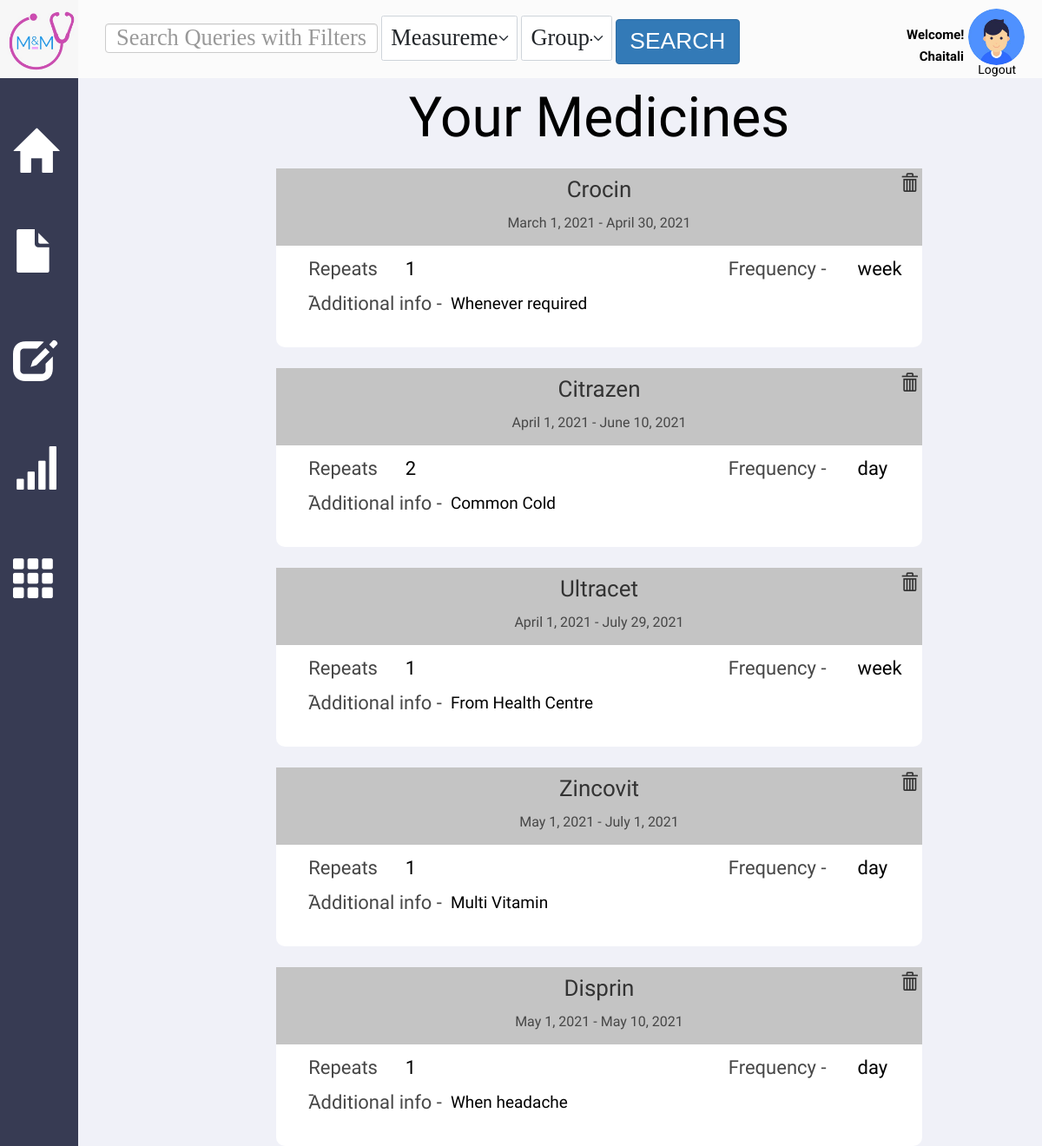
The app's page /medicine/view/ (signed in) with its own data.
### Medicine/models.py (models this page shows)
class Medicine(models.Model):
    user = models.ForeignKey(User, on_delete=models.CASCADE)
    name = models.CharField(max_length=100)
    start_date = models.DateField(blank=True)
    end_date = models.DateField(blank=True)
    TYPE_CHOICES = (
        ('day', 'Day'),
        ('week', 'Week'),
        ('month', 'Month'),
        ('hour', 'Hour'),
        ('year', 'Year'),
        ('other', 'Other'),
    )
    repeat_unit = models.CharField(max_length=100, choices=TYPE_CHOICES, default='day', blank=True)
    repeat_magnitude = models.IntegerField(blank=True)
    additional_info = models.CharField(max_length=1000, blank=True)
    record = models.ForeignKey(Record, on_delete=models.CASCADE, null=True)
    class Meta:
        ordering = ['start_date']

### Medicine/views.py (the view)
# urls.py: path('view/', views.view_medicines, name="view_medicines"),
def view_medicines(request):
    if request.user.is_authenticated:
        med = Medicine.objects.filter(user=request.user)
        context = {'medicine': med, 'heading': "Your Medicines"}
        return render(request, 'view_medicines.html', context)
    return redirect('/login')

### Medicine/templates/view_medicines.html (shortened to what this page needs)
{% extends 'base_page.html' %}
{% load static %}
{% block content %}
<div class="v553_86">
	<div class="v553_87" >
					{% for med in medicine %}
							<div class="v556_8">
								<div class="v580_0">
								</div>
								<span class="v579_86">
										{{med.name}}
										<a href="/medicine/delete/{{med.pk}}/" style="text-decoration: none; color: inherit;" onclick="return confirmation()">
											<span class="glyphicon glyphicon-trash" id="delete-icon"></span>
										</a>
									</span>
								<span class="v790">
										{{med.start_date}} - {{med.end_date}}
									</span>
									<span class="v579_87">Repeats -
									</span>
									<span class="v580_3">
										{{med.repeat_magnitude}}
									</span>
									<span class="v580_5">
										{{med.additional_info}}
									</span>
									<span class="v580_2">
										Additional info -
									</span>
									<span class="v580_1">
										Frequency -
									</span>
									<span class="v580_4">
										{{med.repeat_unit}}
									</span>
							</div>
						{% endfor %}
						</div>
						<span class="v556_31">
							{{ heading }}
						</span>
					</div>
{% endblock %}

### UserProfile/templates/base_page.html (shortened to what this page needs)
{% load static %}
<!DOCTYPE html>
<html>
    <head>
        <link href="{% static 'css/base_page.css' %}" rel="stylesheet" />
        <link href="{% static 'css/medicines_main.css' %}" rel="stylesheet" />
        <link href="{% static 'css/show_med.css' %}" rel="stylesheet"/>
        <link href="{% static 'css/dashboard1.css' %}" rel="stylesheet" />
        <link href="{% static 'css/allergy_form.css' %}" rel="stylesheet" />
        <link href="{% static 'css/allergy_main.css' %}" rel="stylesheet"/>
        <link href="{% static 'css/report_view.css' %}" rel="stylesheet" />
        <link href="{% static 'css/report_form.css' %}" rel="stylesheet" />
        <link href="{% static 'css/record_view.css' %}" rel="stylesheet" />
        <link href="{% static 'css/record_form.css' %}" rel="stylesheet" />
        <link href="{% static 'css/measurement.css' %}" rel="stylesheet" />
        <link href="{% static 'css/measurement_group_form.css' %}" rel="stylesheet" />
        <link href="{% static 'css/medicine_form.css' %}" rel="stylesheet" />
        <link href="{% static 'css/chart.css' %}" rel="stylesheet" />
        <link href="{% static 'css/blog.css' %}" rel="stylesheet" />
        <link rel="stylesheet" href="https://maxcdn.bootstrapcdn.com/bootstrap/3.3.7/css/bootstrap.min.css">
        <link href="{% static 'css/add_files.css' %}" rel="stylesheet" />
        <link href="{% static 'css/view_record.css' %}" rel="stylesheet" />
        <link href="{% static 'css/view_allergy.css' %}" rel="stylesheet" />
        <link href="{% static 'css/view_report.css' %}" rel="stylesheet" />
        <link href="https://cdn.jsdelivr.net/npm/bootstrap@5.0.0/dist/css/bootstrap.min.css" rel="stylesheet">
        <link rel="stylesheet" href="https://maxcdn.bootstrapcdn.com/bootstrap/3.3.7/css/bootstrap.min.css">
        <link rel="stylesheet" href="https://maxcdn.bootstrapcdn.com/bootstrap/3.4.0/css/bootstrap.min.css">
        <link rel="stylesheet" href="https://maxcdn.bootstrapcdn.com/bootstrap/3.4.0/css/bootstrap.min.css">
    </head>
    <body>
        <div class="v414_65">
            <div class= "upper_bar">
            <div class="search_form">
            <nav class="navbar navbar-expand-lg navbar-light bg-transparent" >
              <div class="container-fluid">
                  <div class="collapse navbar-collapse" id="navbarSupportedContent">
                  <form action="{% url 'search' %}" method="GET">
                    <input type="text" class="form-control" style="max-width: 30%; font-family: Georgia; font-size: 2vh;" name="search-query" id="search-query" placeholder="Search Queries with Filters">
                    <select class="form-select form-select-lg mb-3" style="font-family: Georgia; font-size: 2vh; max-width: 15%; display: inline;" id="search-for" onchange="setAttributesForModel()" name="search-for">
                        <option value="MeasurementGroup">MeasurementGroup</option>
                    </select>
                    <select class="form-select form-select-lg mb-3" style="font-family: Georgia; font-size: 2vh; max-width: 10%; display: inline;" id="search-by" name="search-by" onchange="setPlaceholders()">
                        <option class="attributes MeasurementGroup" value="Group-Name">Group-Name</option>
                    </select>
                    <button class="btn btn-primary" type="submit" onclick="btnclicked()" style="font-family: Helvetica; font-size: 2vh; max-width: 142.5px; display: inline;">Search</button>
                  </form>
                </div>
              </div>
            </nav>
        </div>
            </div>
            <div class="v414_66"></div>
                <a class="glyphicon glyphicon-home" href="/dashboard" id= "icon0" title="Dashboard"> </a>
                <a class="glyphicon glyphicon-file" href="/record/add" id= "icon1" title="Add Record"> </a>
                <a class="glyphicon glyphicon-edit" href="/report/add" id="icon2" title="Add Report"></a>
                <a class="glyphicon glyphicon-signal" href="/measure/add-measurement/" id="icon3" title="Add Measurements"></a>
                <a class="glyphicon glyphicon-th" href="/medicine/" id="icon4" title="Your Medicines"></a>
            <div class="v414_71">
                {% block content %}
                {% endblock content%}
            </div>
            <a class="v414_73" href="/dashboard"></a>
            </div>
            <div class="v414_88">
            </div>
                            <span class="v414_90">Welcome!</span>
                {% if user.is_authenticated %}
                <span class="name"> <span class="v414_89">{{user}}</span></span>
                    <span class="v277_74">
                    <a class="" style = " font-weight: Medium ; color: black; font-family: "Roboto" ; font-size: 14px" href="/logout">Logout</a>
                    </span>
                {% else %}
                    <span class="v277_74">
                    <a class="" style = " font-weight: Medium ; color: black; font-family: "Roboto" ; font-size: 14px" href="/login">Login</a>
                    </span>
                {% endif %}
    </body>
</html>

### static/css/base_page.css (style rules this page uses)
* { box-sizing: border-box; }
body { font-size: 14px; background: rgba(255,255,255,1); }
.search_form { margin-left: 90px; margin-top: 12px; min-width: 750px; }
.upper_bar { background: rgb(251 251 251); width: 100%; height: 100px; position: absolute; }
.v414_65 { width: 100%; height: 100%; background: rgb(240,242,249); opacity: 1; position: absolute; top: 0px; left: 0px; overflow: hidden; }
.v414_66 { width: 90px; height: 100%; background: rgba(55,59,83,1); opacity: 1; position: absolute; top: 90px; left: 0px; overflow: hidden; }
.name { color: #fff; width: 100%; }
.v414_71 { width: 100%; height: 100%; background: #F0F2F9; opacity: 1; position: absolute; top: 90px; left: 90px; overflow: scroll; margin-bottom: 90px; margin-right: 90px; }
.v414_73 { width: 80px; height: 70px; background: url("../images/logo.png"); background-repeat: no-repeat; background-position: center center; background-size: cover; opacity: 1; position: absolute; top: 12px; left: 8px; overflow: hidden; }
.v414_88 { width: 65px; height: 65px; background: url("../images/avatar.jpg"); background-repeat: no-repeat; background-size: cover; opacity: 1; position: absolute; top: 10px; right: 20px; border-radius: 50%; }
.v414_89 { width: 100%; color: rgba(0,0,0,1); position: absolute; top: 55px; right: 90px; font-family: Roboto; font-weight: bold; font-size: 15px; opacity: 1; text-align: right; }
.v414_90 { width: 101px; color: rgba(0,0,0,1); position: absolute; top: 30px; right: 55px; font-family: Roboto; font-weight: bold; font-size: 15px; opacity: 1; }
.name { color: #fff; }
.v277_74 { width: 100%; color: rgba(0,0,0,1); position: absolute; top: 70px; right: 30px; font-family: Roboto; font-weight: Medium; font-size: 14px; opacity: 1; text-align: right; }
#icon0 { width: 50px; color: rgba(255,255,255,1); position: absolute; top: 150px; left: 15px; font-size: 50px; opacity: 1; text-align: center; }
#icon1 { width: 50px; color: rgba(255,255,255,1); position: absolute; top: 265px; left: 15px; font-size: 50px; opacity: 1; text-align: center; }
#icon2 { width: 50px; color: rgba(255,255,255,1); position: absolute; top: 390px; left: 15px; font-size: 50px; opacity: 1; text-align: center; }
#icon3 { width: 50px; color: rgba(255,255,255,1); position: absolute; top: 515px; left: 15px; font-size: 50px; opacity: 1; text-align: center; }
#icon4 { width: 50px; color: rgba(255,255,255,1); position: absolute; top: 640px; left: 15px; font-size: 50px; opacity: 1; text-align: center; }

### static/css/medicines_main.css (style rules this page uses)
* { box-sizing: border-box; }
body { font-size: 14px; }

### static/css/dashboard1.css (style rules this page uses)
* { box-sizing: border-box; }
body { font-size: 14px; }

### static/css/allergy_form.css (style rules this page uses)
* { box-sizing: border-box; }
body { font-size: 14px; }

### static/css/allergy_main.css (style rules this page uses)
* { box-sizing: border-box; }
body { font-size: 14px; }

### static/css/report_view.css (style rules this page uses)
* { box-sizing: border-box; }
body { font-size: 14px; background: #F0F2F9; }

### static/css/report_form.css (style rules this page uses)
* { box-sizing: border-box; }
body { font-size: 14px; }

### static/css/record_view.css (style rules this page uses)
* { box-sizing: border-box; }
body { font-size: 14px; }
#delete-icon { position: absolute; right: 5px; font-size: 20px; opacity: 1; text-align: center; }

### static/css/record_form.css (style rules this page uses)
* { box-sizing: border-box; }
body { font-size: 14px; }

### static/css/measurement.css (style rules this page uses)
* { box-sizing: border-box; }
body { font-size: 14px; }

### static/css/measurement_group_form.css (style rules this page uses)
* { box-sizing: border-box; }
body { font-size: 14px; }

### static/css/medicine_form.css (style rules this page uses)
* { box-sizing: border-box; }
body { font-size: 14px; }

### static/css/blog.css (style rules this page uses)
*, *::before, *::after { box-sizing: border-box; }
html { background-color: #ecf9ff; }
body { color: #272727; font-family: 'Quicksand', serif; font-style: normal; font-weight: 400; letter-spacing: 0; padding: 2rem; }
.btn { color: #ffffff; padding: 0.8rem; font-size: 14px; text-transform: uppercase; border-radius: 4px; font-weight: 400; display: block; width: 100%; cursor: pointer; border: 1px solid rgba(255, 255, 255, 0.2); background: transparent; }

### static/css/add_files.css (style rules this page uses)
* { box-sizing: border-box; }
body { font-size: 14px; }

### static/css/view_record.css (style rules this page uses)
* { box-sizing: border-box; }
body { font-size: 14px; }

### static/css/view_allergy.css (style rules this page uses)
* { box-sizing: border-box; }
body { font-size: 14px; }

### static/css/view_report.css (style rules this page uses)
* { box-sizing: border-box; }
body { font-size: 14px; }

### records on screen
Medicine: name "Crocin", start_date "March 1, 2021", end_date "April 30, 2021", repeat_magnitude "1", additional_info "Whenever required", repeat_unit "week"
Medicine: name "Citrazen", start_date "April 1, 2021", end_date "June 10, 2021", repeat_magnitude "2", additional_info "Common Cold", repeat_unit "day"
Medicine: name "Ultracet", start_date "April 1, 2021", end_date "July 29, 2021", repeat_magnitude "1", additional_info "From Health Centre", repeat_unit "week"
Medicine: name "Zincovit", start_date "May 1, 2021", end_date "July 1, 2021", repeat_magnitude "1", additional_info "Multi Vitamin", repeat_unit "day"
Medicine: name "Disprin", start_date "May 1, 2021", end_date "May 10, 2021", repeat_magnitude "1", additional_info "When headache", repeat_unit "day"

### other values on screen
{{ heading }} "Your Medicines"
{{ user }} "Chaitali"
